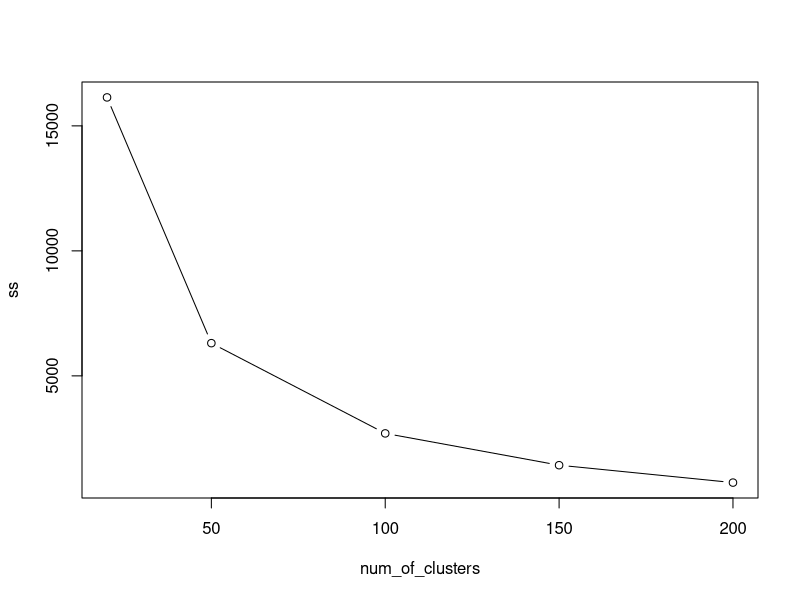

Write the R code that produced this figure.
num_of_clusters <- c(20,50,100,150,200)
ss <- c(16138,6308.164,2698.726,1426.332,730.8744)
plot(num_of_clusters,ss,type = "b")

#50
